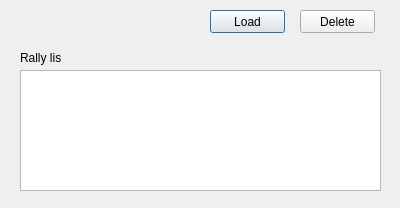
<?xml version="1.0" encoding="UTF-8"?>
<ui version="4.0">
 <class>ListRally</class>
 <widget class="QDialog" name="ListRally">
  <property name="geometry">
   <rect>
    <x>0</x>
    <y>0</y>
    <width>400</width>
    <height>208</height>
   </rect>
  </property>
  <property name="windowTitle">
   <string>Rally list</string>
  </property>
  <widget class="QLabel" name="label">
   <property name="geometry">
    <rect>
     <x>20</x>
     <y>50</y>
     <width>41</width>
     <height>16</height>
    </rect>
   </property>
   <property name="text">
    <string>Rally list</string>
   </property>
  </widget>
  <widget class="QPushButton" name="loadRally">
   <property name="geometry">
    <rect>
     <x>210</x>
     <y>10</y>
     <width>75</width>
     <height>23</height>
    </rect>
   </property>
   <property name="text">
    <string>Load</string>
   </property>
  </widget>
  <widget class="QPushButton" name="removeRally">
   <property name="geometry">
    <rect>
     <x>300</x>
     <y>10</y>
     <width>75</width>
     <height>23</height>
    </rect>
   </property>
   <property name="text">
    <string>Delete</string>
   </property>
  </widget>
  <widget class="QListWidget" name="rallyList">
   <property name="geometry">
    <rect>
     <x>20</x>
     <y>70</y>
     <width>361</width>
     <height>121</height>
    </rect>
   </property>
  </widget>
 </widget>
 <resources/>
 <connections/>
</ui>
